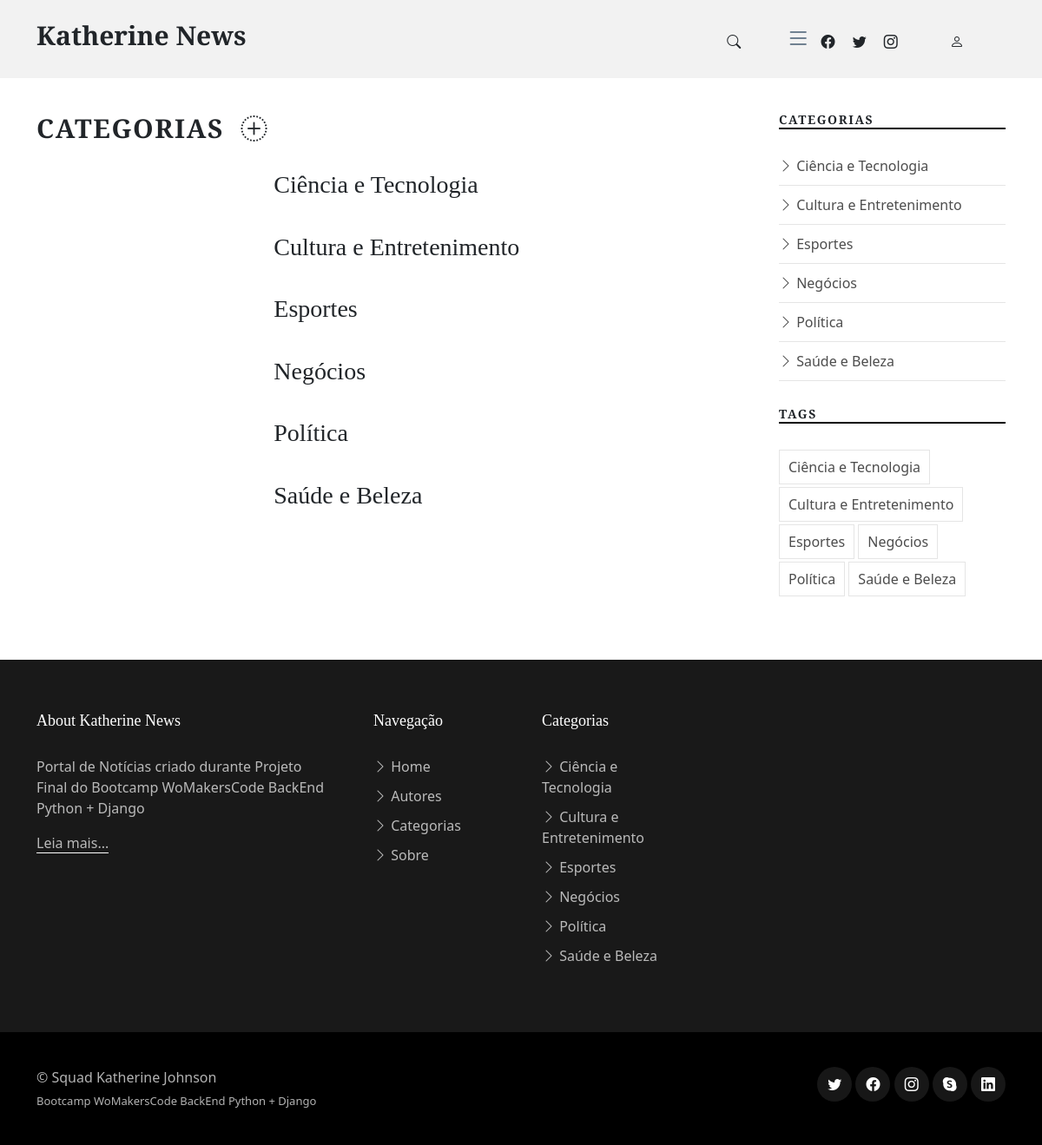
/categories/, run on an earlier commit of the app's database.
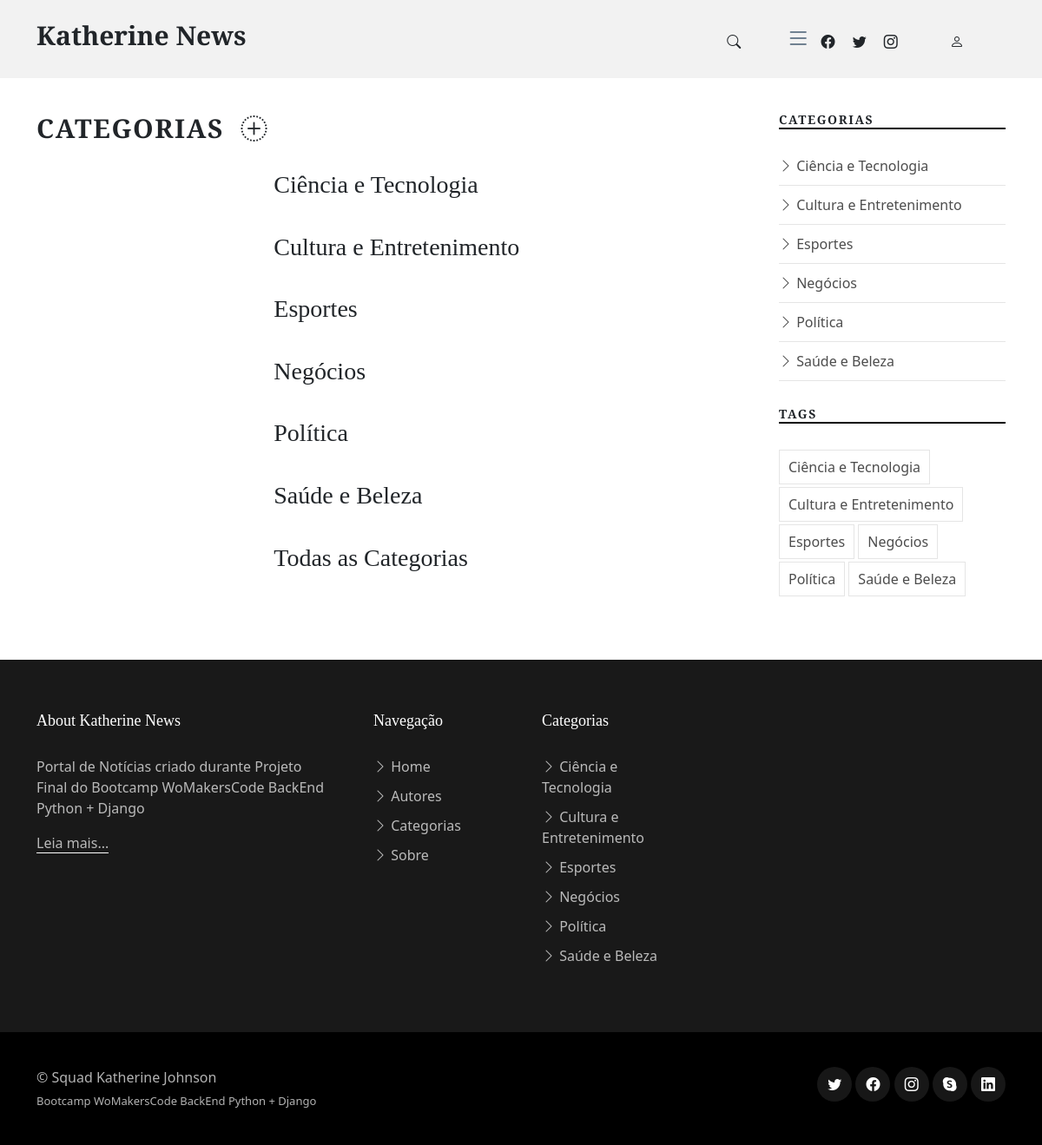
And on a later commit of the database.
### app_categories/models.py (models this page shows, shortened)
class Category(models.Model):
    name = models.CharField(max_length=25)
    image = models.ImageField(upload_to="images/", null=True, blank=True)

### app_categories/views.py (the view)
# urls.py: path("categories/", views.categories, name='categories'),
def categories(request):
    return render(request, 'categories.html', {'categories': Category.objects.all()})

### app_categories/templates/categories.html (shortened to what this page needs)
{% extends "index.html" %}
{% block main-content %}
<section>
    <div class="container">
      <div class="row">
        <div class="col-md-9" data-aos="fade-up">
            <h3 class="category-title " style="font-size: 30px;">Categorias
                <a href="/add_category" class="mr-5">
                    <span class="bi-plus-circle-dotted ml-5" style="margin:10px;" label="Adicionar Categoria"></span>
                </a>
            </h3>
            <div class="row">
            {% for category in categories %}
                <div class="d-md-flex post-entry-2 small-img">
                    <a href="/category/{{category.id}}" class="me-4 thumbnail">
                    </a>
                    <div>
                      <h3><a href="/category/{{category.id}}">{{category.name}}</a></h3>
                    </div>
                  </div>
            {% endfor %}
            </div>
        </div>
        {% include "side-menu.html" %}
      </div>
    </div>
</section>
{% endblock %}

What changed in the data, as far as the page shows it:
added Category: name "Todas as Categorias"
